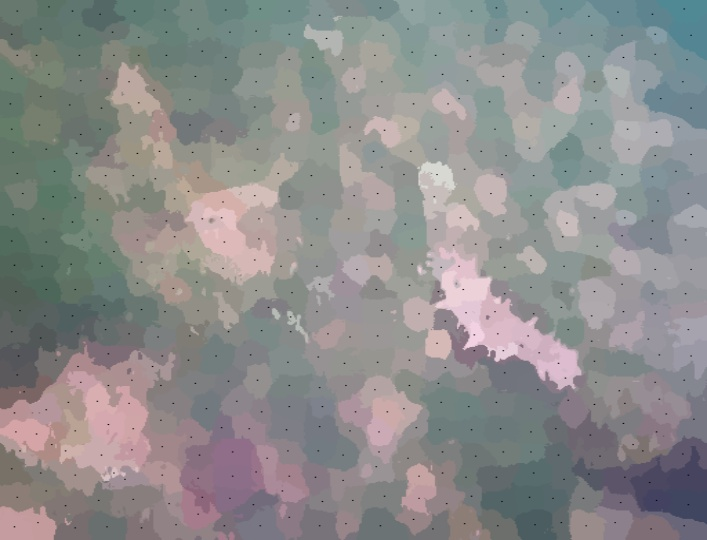
//> input picture imag/reslic2.jpg, 707 x 540 px
$ ./main   (built with g++ and OpenCV 4)
//> lines starting //> are read from the running program, lines starting //| are printed output that depends on the picture
#include "opencv2/highgui/highgui.hpp"
#include "opencv2/imgproc/imgproc.hpp"
#include <sys/time.h>

#include <iostream>

using namespace std;
using namespace cv;

static void help() {
  cout << "\nThis program demonstrates GrabCut segmentation -- select an object in a region\n"
          "and then grabcut will attempt to segment it out.\n"
          "Call:\n"
          "./grabcut <image_name>\n"
          "\nSelect a rectangular area around the object you want to segment\n" <<
       "\nHot keys: \n"
       "\tESC - quit the program\n"
       "\tr - restore the original image\n"
       "\tn - next iteration\n"
       "\n"
       "\tleft mouse button - set rectangle\n"
       "\n"
       "\tCTRL+left mouse button - set GC_BGD pixels\n"
       "\tSHIFT+left mouse button - set CG_FGD pixels\n"
       "\n"
       "\tCTRL+right mouse button - set GC_PR_BGD pixels\n"
       "\tSHIFT+right mouse button - set CG_PR_FGD pixels\n" << endl;
}

const Scalar RED = Scalar(0, 0, 255);
const Scalar PINK = Scalar(230, 130, 255);
const Scalar BLUE = Scalar(255, 0, 0);
const Scalar LIGHTBLUE = Scalar(255, 255, 160);
const Scalar GREEN = Scalar(0, 255, 0);

const int BGD_KEY = CV_EVENT_FLAG_CTRLKEY;  //Ctrl键
const int FGD_KEY = CV_EVENT_FLAG_SHIFTKEY; //Shift键

// [7 lines left out: function getBinMask, not called in this run]

class GCApplication {
 public:
  enum { NOT_SET = 0, IN_PROCESS = 1, SET = 2 };
  static const int radius = 2;
  static const int thickness = -1;

  void reset();
  void setImageAndWinName(const Mat &_image, const string &_winName);
  void setImageAndWinName1(const Mat &_image, const string &_winName);
  void showImage() const;
  void showImage1() const;
  void mouseClick(int event, int x, int y, int flags, void *param);
  int nextIter();
  int getIterCount() const { return iterCount; }
 private:
  void setRectInMask();
  void setLblsInMask(int flags, Point p, bool isPr);

  const string *winName;
  const string *winName1;
  const Mat *image;
  const Mat *image1;
  Mat mask;
  Mat bgdModel, fgdModel;

  uchar rectState, lblsState, prLblsState;
  bool isInitialized;

  Rect rect;
  vector<Point> fgdPxls, bgdPxls, prFgdPxls, prBgdPxls;
  int iterCount;
};

/*给类的变量赋值*/
void GCApplication::reset() {
  if (!mask.empty())
    mask.setTo(Scalar::all(GC_BGD));
  bgdPxls.clear();
  fgdPxls.clear();
  prBgdPxls.clear();
  prFgdPxls.clear();

  isInitialized = false;
  rectState = NOT_SET;    //NOT_SET == 0
  lblsState = NOT_SET;
  prLblsState = NOT_SET;
  iterCount = 0;
}

/*给类的成员变量赋值而已*/
void GCApplication::setImageAndWinName(const Mat &_image, const string &_winName) {
  if (_image.empty() || _winName.empty())
    return;
  image = &_image;
  winName = &_winName;
  mask.create(image->size(), CV_8UC1);
  reset();
}

/*给类的成员变量赋值而已*/
void GCApplication::setImageAndWinName1(const Mat &_image, const string &_winName) {
  if (_image.empty() || _winName.empty())
    return;
  image1 = &_image;
  winName1 = &_winName;
}

/*显示4个点，一个矩形和图像内容，因为后面的步骤很多地方都要用到这个函数，所以单独拿出来*/
void GCApplication::showImage() const {
  if (image->empty() || winName->empty())
    return;

  Mat res;
  Mat binMask;
  if (!isInitialized)
    image->copyTo(res);
  else {
    getBinMask(mask, binMask);
    image->copyTo(res, binMask);  //按照最低位是0还是1来复制，只保留跟前景有关的图像，比如说可能的前景，可能的背景
  }

  vector<Point>::const_iterator it;
  /*下面4句代码是将选中的4个点用不同的颜色显示出来*/
  for (it = bgdPxls.begin(); it != bgdPxls.end(); ++it)  //迭代器可以看成是一个指针
    circle(res, *it, radius, BLUE, thickness);
  for (it = fgdPxls.begin(); it != fgdPxls.end(); ++it)  //确定的前景用红色表示
    circle(res, *it, radius, RED, thickness);
  for (it = prBgdPxls.begin(); it != prBgdPxls.end(); ++it)
    circle(res, *it, radius, LIGHTBLUE, thickness);
  for (it = prFgdPxls.begin(); it != prFgdPxls.end(); ++it)
    circle(res, *it, radius, PINK, thickness);

  /*画矩形*/
  if (rectState == IN_PROCESS || rectState == SET)
    rectangle(res, Point(rect.x, rect.y), Point(rect.x + rect.width, rect.y + rect.height), GREEN, 2);

  imshow(*winName, res);
  //imwrite("/home/j11218gpu/ljy_projects/img/1.jpg", res);
}

void GCApplication::showImage1() const {
  if (image1->empty() || winName1->empty())
    return;

  Mat res;
  Mat binMask;
  if (!isInitialized)
    image1->copyTo(res);
  else {
    getBinMask(mask, binMask);
    image1->copyTo(res, binMask);  //按照最低位是0还是1来复制，只保留跟前景有关的图像，比如说可能的前景，可能的背景
  }

  vector<Point>::const_iterator it;
  /*下面4句代码是将选中的4个点用不同的颜色显示出来*/
  for (it = bgdPxls.begin(); it != bgdPxls.end(); ++it)  //迭代器可以看成是一个指针
    circle(res, *it, radius, BLUE, thickness);
  for (it = fgdPxls.begin(); it != fgdPxls.end(); ++it)  //确定的前景用红色表示
    circle(res, *it, radius, RED, thickness);
  for (it = prBgdPxls.begin(); it != prBgdPxls.end(); ++it)
    circle(res, *it, radius, LIGHTBLUE, thickness);
  for (it = prFgdPxls.begin(); it != prFgdPxls.end(); ++it)
    circle(res, *it, radius, PINK, thickness);

//    /*画矩形*/
//    if( rectState == IN_PROCESS || rectState == SET )
//        rectangle( res, Point( rect.x, rect.y ), Point(rect.x + rect.width, rect.y + rect.height ), GREEN, 2);

  imshow(*winName1, res);
  imwrite("/home/j11218gpu/ljy_projects/paper/imag/grabcut.jpg", res);
}

/*该步骤完成后，mask图像中rect内部是3，外面全是0*/
void GCApplication::setRectInMask() {
  assert(!mask.empty());
  mask.setTo(GC_BGD);   //GC_BGD == 0
// [4 lines of commented-out code are left out]

  rect.x = 412;
  rect.y = 230;
  rect.width = 153;
  rect.height = 145;
//  [412, 230][610, 420]
//  [153 x 145]
  (mask(rect)).setTo(Scalar(GC_PR_FGD));    //GC_PR_FGD == 3，矩形内部,为可能的前景点
}

// [25 lines left out: function setLblsInMask, not called in this run]

/*鼠标响应函数，参数flags为CV_EVENT_FLAG的组合*/
void GCApplication::mouseClick(int event, int x, int y, int flags, void *) {
  // TODO add bad args check
  switch (event) {
    case CV_EVENT_LBUTTONDOWN: // set rect or GC_BGD(GC_FGD) labels
    {
      bool isb = (flags & BGD_KEY) != 0,
          isf = (flags & FGD_KEY) != 0;
      if (rectState == NOT_SET && !isb && !isf)//只有左键按下时
      {
        rectState = IN_PROCESS; //表示正在画矩形
        rect = Rect(x, y, 1, 1);
      }
      if ((isb || isf) && rectState == SET) //按下了alt键或者shift键，且画好了矩形，表示正在画前景背景点
        lblsState = IN_PROCESS;
    }
      break;
    case CV_EVENT_RBUTTONDOWN: // set GC_PR_BGD(GC_PR_FGD) labels
    {
      bool isb = (flags & BGD_KEY) != 0,
          isf = (flags & FGD_KEY) != 0;
      if ((isb || isf) && rectState == SET) //正在画可能的前景背景点
        prLblsState = IN_PROCESS;
    }
      break;
    case CV_EVENT_LBUTTONUP:
      if (rectState == IN_PROCESS) {
        rect = Rect(Point(rect.x, rect.y), Point(x, y));   //矩形结束
        rectState = SET;
        setRectInMask();
        assert(bgdPxls.empty() && fgdPxls.empty() && prBgdPxls.empty() && prFgdPxls.empty());
        showImage();
      }
      if (lblsState == IN_PROCESS)   //已画了前后景点
      {
        setLblsInMask(flags, Point(x, y), false);    //画出前景点
        lblsState = SET;
        showImage();
      }
      break;
    case CV_EVENT_RBUTTONUP:
      if (prLblsState == IN_PROCESS) {
        setLblsInMask(flags, Point(x, y), true); //画出背景点
        prLblsState = SET;
        showImage();
      }
      break;
    case CV_EVENT_MOUSEMOVE:
      if (rectState == IN_PROCESS) {
        rect = Rect(Point(rect.x, rect.y), Point(x, y));
        assert(bgdPxls.empty() && fgdPxls.empty() && prBgdPxls.empty() && prFgdPxls.empty());
        showImage();    //不断的显示图片
      } else if (lblsState == IN_PROCESS) {
        setLblsInMask(flags, Point(x, y), false);
        showImage();
      } else if (prLblsState == IN_PROCESS) {
        setLblsInMask(flags, Point(x, y), true);
        showImage();
      }
      break;
  }
}

/*该函数进行grabcut算法，并且返回算法运行迭代的次数*/
// [25 lines left out: function nextIter, not called in this run]

GCApplication gcapp;

static void on_mouse(int event, int x, int y, int flags, void *param) {
  gcapp.mouseClick(event, x, y, flags, param);
}

int main(int argc, char **argv) {
  struct timeval start, end;

  //string filename = "/home/j11218gpu/ljy_projects/paper/image/0.jpg";
  //string filename = "/home/j11218gpu/ljy_projects/paper/image/6.png";
  string filename = "/home/j11218gpu/ljy_projects/paper/imag/reslic2.jpg";
  Mat image = imread(filename, 1);
//> image is the input picture: 540 rows x 707 cols, CV_8UC3; mean B, G, R 140.4, 140.6, 140.6
  Mat image1 = imread("/home/j11218gpu/ljy_projects/paper/imag/img2.jpg", 1);
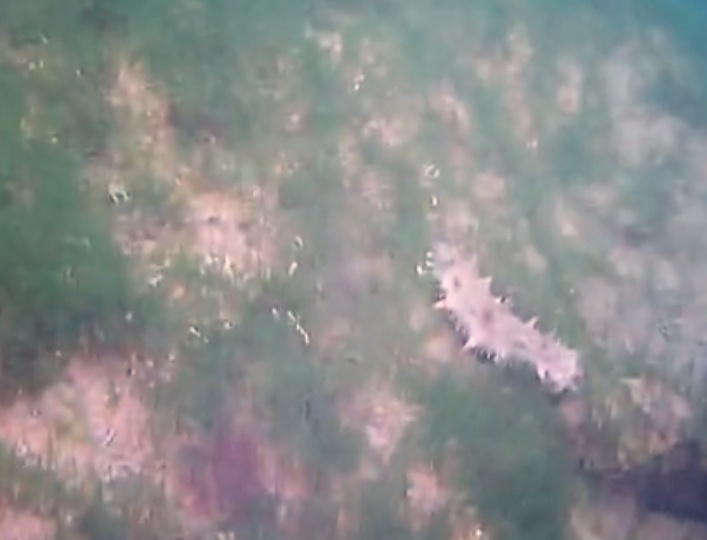
//> input picture imag/img2.jpg, 707 x 540 px
//> image1 is the input picture: 540 rows x 707 cols, CV_8UC3; mean B, G, R 140.5, 140.7, 140.5
//    resize(image1,image1,Size(1280,720));
//    resize(image,image,Size(1280,720));
  if (image.empty()) {
    cout << "\n Durn, couldn't read image filename " << filename << endl;
    return 1;
  }

  help();

  const string winName = "image";
  cvNamedWindow(winName.c_str(), CV_WINDOW_AUTOSIZE);
  const string winName1 = "image1";
  cvNamedWindow(winName1.c_str(), CV_WINDOW_AUTOSIZE);

  cvSetMouseCallback(winName.c_str(), on_mouse, 0);

  gcapp.setImageAndWinName(image, winName);
  gcapp.setImageAndWinName1(image1, winName1);
  gcapp.showImage();
  gcapp.showImage1();

  for (;;) {
    int c = cvWaitKey(0);
//> the left mouse button is pressed at (176, 135)
//> the mouse is dragged to (353, 270)
//> the mouse is dragged to (530, 405)
//> the button is released at (530, 405)
//> in showImage (call 4), `rectangle(res, Point(rect.x, rect.y), Point(rect.x + rect.width, rect...`:
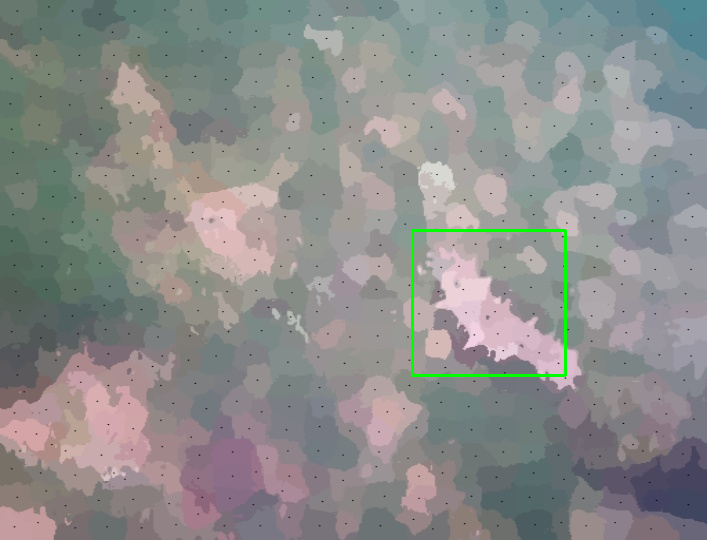
//> res: 540 rows x 707 cols, CV_8UC3; mean B, G, R 139.7, 141.1, 139.9
//> the Esc key is pressed
    switch ((char) c) {
      case '\x1b':cout << "Exiting ..." << endl;
        goto exit_main;
      case 'r':cout << endl;
        gcapp.reset();
        gcapp.showImage();
        gcapp.showImage1();
        break;
      case 'n':gettimeofday(&start, NULL);
        int iterCount = gcapp.getIterCount();
        cout << "<" << iterCount << "... ";
        int newIterCount = gcapp.nextIter();
        if (newIterCount > iterCount) {
          gcapp.showImage();

          gettimeofday(&end, NULL);
//time=4.688213 time=10.793927
          double timeuse = (end.tv_sec - start.tv_sec) + (end.tv_usec - start.tv_usec) / 1000000.0;

          printf("time=%f\n", timeuse);

          gcapp.showImage1();
          cout << iterCount << ">" << endl;
        } else
          cout << "rect must be determined>" << endl;
        break;
    }
  }

  exit_main:
  cvDestroyWindow(winName.c_str());
  return 0;
}
